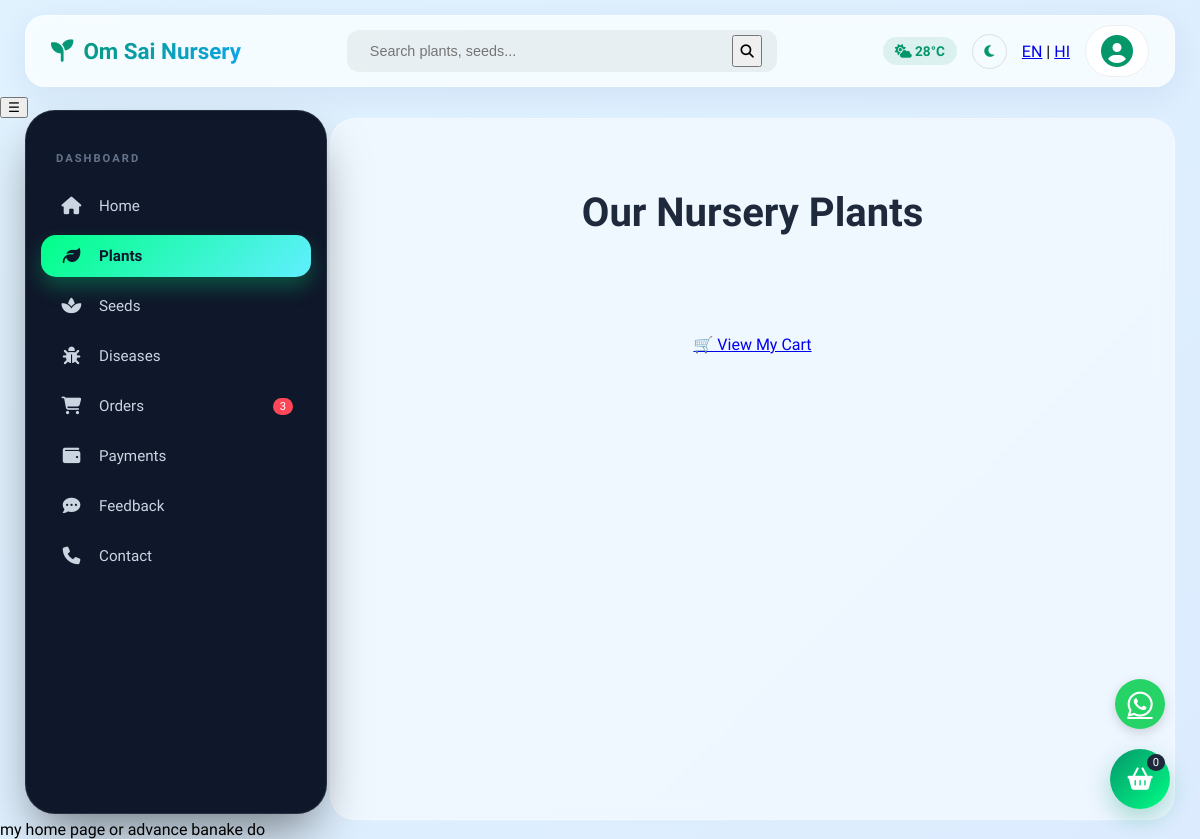
/plants, run on an earlier commit of the app's database.
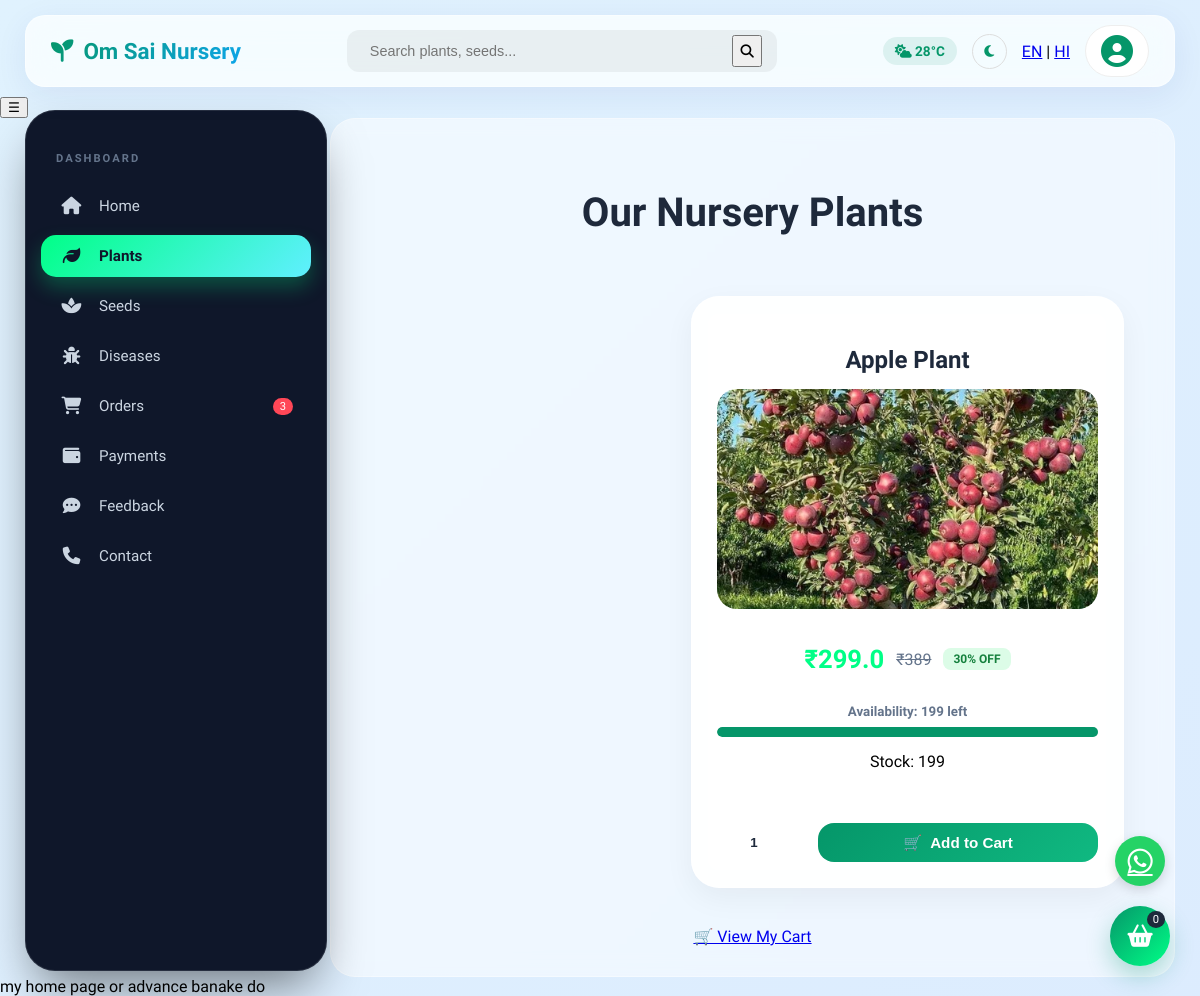
And on a later commit of the database.
### tables this page shows
CREATE TABLE products(
        id INTEGER PRIMARY KEY AUTOINCREMENT, 
        name TEXT, price REAL, stock INTEGER, image TEXT, 
        category TEXT, supplier_id INTEGER);

### app.py (the view)
@app.route("/plants")
def plants_page():
    db = get_db()
    plants = db.execute('''
        SELECT p.*, u.name as supplier_name
        FROM products p
        LEFT JOIN users u ON p.supplier_id = u.id
        WHERE p.category = 'plant'
    ''').fetchall()
    return render_template("plants.html", plants=plants)

### app.py (called while the page is built)
def get_db():
    if 'db' not in g:
        g.db = sqlite3.connect(DATABASE, timeout=10, check_same_thread=False)
        g.db.row_factory = sqlite3.Row  # Isse plant['name'] wala error khatam ho jayega
    return g.db

@app.context_processor
def inject_translations():
    lang = session.get('lang', 'en')
    return dict(texts=translations.get(lang, translations['en']))

@app.before_request
def func():
    global _got_first_request
    session.permanent = True
    if not _got_first_request:
        print("Running first-time setup...")
        _got_first_request = True

### templates/plants.html (shortened to what this page needs)
{% extends "Home.html" %}
{% block content %}
<link rel="stylesheet" href="{{ url_for('static', filename='plant.css') }}">
<h2>Our Nursery Plants</h2>
<div id="products">
{% for plant in plants %}
    {% if plant['supplier_id'] and plant['supplier_id'] != 0 %}
    <div class="plant-card">
        <h3>{{ plant['name'] }}</h3>
        <img src="{{ url_for('static', filename='images/' + plant['image']) }}" width="150" alt="{{ plant['name'] }}">
<div class="price-section">
    <span class="current-price">₹{{ plant['price'] }}</span>
    <span class="original-price">₹{{ (plant['price'] * 1.3)|round|int }}</span>
    <span class="discount-tag">30% OFF</span>
</div>
<div class="stock-wrapper">
    <small>Availability: {{ plant['stock'] }} left</small>
    <div class="progress-bar">
        <div class="progress-fill" style="width: {{ (plant['stock']/50)*100 }}%; background: {{ 'red' if plant['stock'] < 5 else '#059669' }}"></div>
    </div>
</div>Stock:</b> {{ plant['stock'] }}</p>
        <div class="action-area">
    <input
        type="number"
        id="qty_{{ plant['id'] }}"
        value="1"
        min="1"
    >
    <button onclick='addToCartSafe({{ plant["id"] }}, "{{ plant["name"].replace("\"","\\\"") }}", {{ plant["price"] }}, {{ plant["supplier_id"] }})'>
        <span>🛒</span> Add to Cart
    </button>
</div>
    </div>
    {% endif %}
{% else %}
    <div class="no-products">
        <p>Abhi koi plants available nahi hain.</p>
    </div>
{% endfor %}
</div>
<br>
<div style="text-align: center;">
    <a href="{{ url_for('orders_page') }}" class="btn-cart">🛒 View My Cart</a>
</div>
{% endblock %}

What changed in the data, as far as the page shows it:
added products: name "Apple Plant", image (picture), price "299.0", (plant['price']*1.3)|round|int "389", stock "199"
